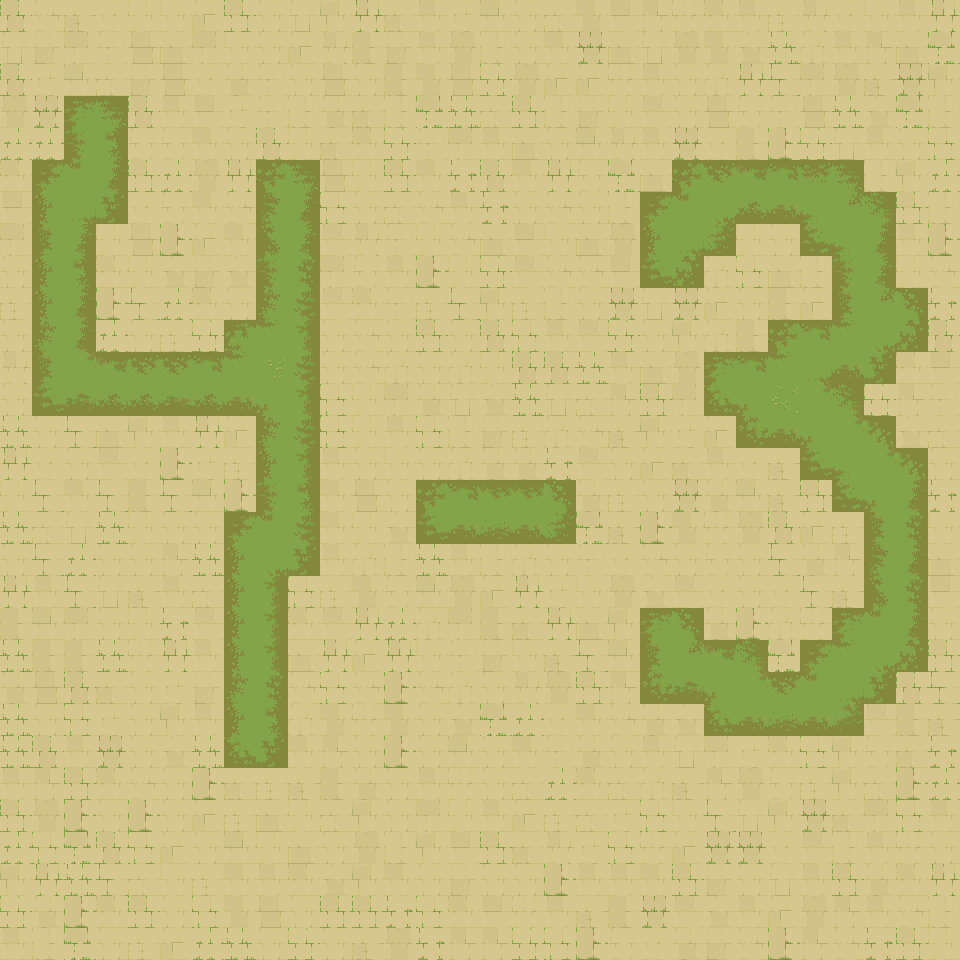

This game map was drawn from its Tiled (.tmx) file and the tilesets committed beside it. A one-line description and the trimmed map source follow:
An orthogonal 30x30 tile map with 32x32 px tiles, 4 tile layers (ground, water, walls-1-2-3-4, walls-5-6-7-8), 18 tilesets and 810 objects (810x water).

<map version="1.10" tiledversion="1.10.1" orientation="orthogonal" renderorder="right-down" width="30" height="30" tilewidth="32" tileheight="32" infinite="0" nextlayerid="17" nextobjectid="862">
 <properties>
  <property name="AutomappingRadius" type="int" value="4" />
 </properties>
 <tileset firstgid="1" source="Terrain - Ancient Ruins.tsx" />
 <tileset firstgid="2210" source="Ancient Ruins-Tileset - wall 1.tsx" />
 <tileset firstgid="2450" source="Ancient Ruins-Tileset - wall 3.tsx" />
 <tileset firstgid="2690" source="Ancient Ruins-Tileset - wall 4.tsx" />
 <tileset firstgid="2930" source="Ancient Ruins-Tileset - wall 5.tsx" />
 <tileset firstgid="3170" source="Ancient Ruins-Tileset - wall 6.tsx" />
 <tileset firstgid="3410" source="Ancient Ruins-Tileset - wall 7.tsx" />
 <tileset firstgid="3650" source="Ancient Ruins-Tileset - wall 8.tsx" />
 <tileset firstgid="3890" source="Ancient Ruins-Animated Terrains-16 frames.tsx" />
 <tileset firstgid="6230" source="Ancient Ruins-Animated Terrains-16 frames-with transparency.tsx" />
 <tileset firstgid="8570" source="Ancient Ruins-Animated Terrains-8 frames.tsx" />
 <tileset firstgid="9527" source="Ancient Ruins-Animated Terrains-8 frames-with transparency.tsx" />
 <tileset firstgid="10484" source="Ancient Ruins-Animated Terrains2-16 frames.tsx" />
 <tileset firstgid="12824" source="Ancient Ruins-Animated Terrains2-8 frames.tsx" />
 <tileset firstgid="13781" source="Ancient Ruins-Animated Terrains2-8 frames-with transparency.tsx" />
 <tileset firstgid="14738" source="Ancient Ruins-Animated Terrains2-16 frames-with transparency.tsx" />
 <tileset firstgid="17078" source="Ancient Ruins-Tileset-Terrain2.tsx" />
 <tileset firstgid="21108" source="Ancient Ruins-Tileset - wall 2.tsx" />
 <layer id="13" name="ground" width="30" height="30">
  <data>[900 cells, 900 non-empty, 101 distinct tile ids]</data>
 </layer>
 <layer id="15" name="water" width="30" height="30">
  <data>[900 cells, 0 non-empty, 0 distinct tile ids]</data>
 </layer>
 <layer id="1" name="walls-1-2-3-4" width="30" height="30">
  <data>[900 cells, 0 non-empty, 0 distinct tile ids]</data>
 </layer>
 <layer id="6" name="walls-5-6-7-8" width="30" height="30">
  <data>[900 cells, 0 non-empty, 0 distinct tile ids]</data>
 </layer>
 <objectgroup id="16" name="objects">
  <object id="52" name="water" x="0" y="0" width="32" height="32" />
  <object id="53" name="water" x="32" y="0" width="32" height="32" />
  <object id="54" name="water" x="0" y="32" width="32" height="32" />
  <object id="55" name="water" x="32" y="32" width="32" height="32" />
  <object id="56" name="water" x="64" y="0" width="32" height="32" />
  <object id="57" name="water" x="64" y="32" width="32" height="32" />
  <object id="58" name="water" x="0" y="64" width="32" height="32" />
  <object id="59" name="water" x="32" y="64" width="32" height="32" />
  <object id="60" name="water" x="64" y="64" width="32" height="32" />
  <object id="61" name="water" x="96" y="0" width="32" height="32" />
  <object id="62" name="water" x="96" y="32" width="32" height="32" />
  <object id="63" name="water" x="96" y="64" width="32" height="32" />
  <object id="64" name="water" x="128" y="0" width="32" height="32" />
  <object id="65" name="water" x="128" y="32" width="32" height="32" />
  <object id="66" name="water" x="128" y="64" width="32" height="32" />
  <object id="67" name="water" x="160" y="0" width="32" height="32" />
  <object id="68" name="water" x="192" y="0" width="32" height="32" />
  <object id="69" name="water" x="160" y="32" width="32" height="32" />
  <object id="70" name="water" x="192" y="32" width="32" height="32" />
  <object id="71" name="water" x="224" y="0" width="32" height="32" />
  <object id="72" name="water" x="224" y="32" width="32" height="32" />
  <object id="73" name="water" x="160" y="64" width="32" height="32" />
  <object id="74" name="water" x="192" y="64" width="32" height="32" />
  <object id="75" name="water" x="224" y="64" width="32" height="32" />
  <object id="76" name="water" x="256" y="0" width="32" height="32" />
  <object id="77" name="water" x="256" y="32" width="32" height="32" />
  <object id="78" name="water" x="256" y="64" width="32" height="32" />
  <object id="79" name="water" x="288" y="0" width="32" height="32" />
  <object id="80" name="water" x="288" y="32" width="32" height="32" />
  <object id="81" name="water" x="288" y="64" width="32" height="32" />
  <object id="82" name="water" x="0" y="96" width="32" height="32" />
  <object id="83" name="water" x="32" y="96" width="32" height="32" />
  <object id="84" name="water" x="0" y="128" width="32" height="32" />
  <object id="85" name="water" x="32" y="128" width="32" height="32" />
  <object id="86" name="water" x="64" y="96" width="32" height="32" />
  <object id="87" name="water" x="64" y="128" width="32" height="32" />
  <object id="88" name="water" x="0" y="160" width="32" height="32" />
  <object id="89" name="water" x="32" y="160" width="32" height="32" />
  <object id="90" name="water" x="64" y="160" width="32" height="32" />
  <object id="91" name="water" x="96" y="96" width="32" height="32" />
  <object id="92" name="water" x="96" y="128" width="32" height="32" />
  <object id="93" name="water" x="96" y="160" width="32" height="32" />
  <object id="94" name="water" x="128" y="96" width="32" height="32" />
  <object id="95" name="water" x="128" y="128" width="32" height="32" />
  <object id="96" name="water" x="128" y="160" width="32" height="32" />
  <object id="97" name="water" x="160" y="96" width="32" height="32" />
  <object id="98" name="water" x="192" y="96" width="32" height="32" />
  <object id="99" name="water" x="160" y="128" width="32" height="32" />
  <object id="100" name="water" x="192" y="128" width="32" height="32" />
  <object id="101" name="water" x="224" y="96" width="32" height="32" />
  <object id="102" name="water" x="224" y="128" width="32" height="32" />
  <object id="103" name="water" x="160" y="160" width="32" height="32" />
  <object id="104" name="water" x="192" y="160" width="32" height="32" />
  <object id="105" name="water" x="224" y="160" width="32" height="32" />
  <object id="106" name="water" x="256" y="96" width="32" height="32" />
  <object id="107" name="water" x="256" y="128" width="32" height="32" />
  <object id="108" name="water" x="256" y="160" width="32" height="32" />
  <object id="109" name="water" x="288" y="96" width="32" height="32" />
  <object id="110" name="water" x="288" y="128" width="32" height="32" />
  <object id="111" name="water" x="288" y="160" width="32" height="32" />
  <object id="112" name="water" x="0" y="192" width="32" height="32" />
  <object id="113" name="water" x="32" y="192" width="32" height="32" />
  <object id="114" name="water" x="0" y="224" width="32" height="32" />
  <object id="115" name="water" x="32" y="224" width="32" height="32" />
  <object id="116" name="water" x="64" y="192" width="32" height="32" />
  <object id="117" name="water" x="64" y="224" width="32" height="32" />
  <object id="118" name="water" x="0" y="256" width="32" height="32" />
  <object id="119" name="water" x="32" y="256" width="32" height="32" />
  <object id="120" name="water" x="64" y="256" width="32" height="32" />
  <object id="121" name="water" x="96" y="192" width="32" height="32" />
  </objectgroup>
</map>
<!-- 740 of 810 objects omitted -->
